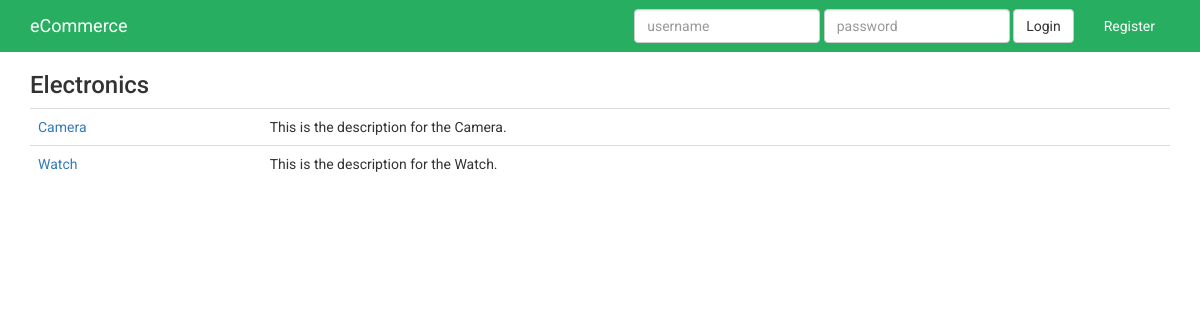
The page /categories/electronics/ on the database its author committed.
### products/models.py (models this page shows, shortened)
class Category(models.Model):
	title = models.CharField(max_length=120, unique=True)
	slug = models.SlugField(unique=True)
	description = models.TextField(null=True, blank=True)
	active = models.BooleanField(default=True)
	timestamp = models.DateTimeField(auto_now_add=True, auto_now=False)
	def __unicode__(self):
		return self.title

class Product (models.Model):
	title = models.CharField(max_length=120)
	description = models.TextField(blank=True, null=True)
	price = models.DecimalField(decimal_places= 2, max_digits=20)
	active = models.BooleanField(default=True)
	categories = models.ManyToManyField('Category', blank=True)
	default = models.ForeignKey('Category', related_name='default_category', null=True, blank=True)
	objects = ProductManager()
	def get_absolute_url(self):
		return reverse("product_detail", kwargs={"pk": self.pk})

### products/views.py (the view)
class CategoryDetailView(DetailView):
	model = Category

### products/models.py (called while the page is built)
	def active(self):
		return self.filter(active=True)

	def get_queryset(self):
		return ProductQuerySet(self.model, using=self.db)

	def all(self, *args, **kwargs):
		return self.get_queryset().active()

### products/templates/products/category_detail.html
{% extends 'base.html' %}
{% block content %}
<h3>{{category}}</h3>
<table class='table'>
{% for product in category.product_set.all %}
<tr>
<td><a href='{{ product.get_absolute_url }}'>{{product.title}}</a></td>
<td>{{product.description}}</td>
</tr>
{% endfor %}
</table>
{% endblock %}

### static/css/custom.css (style rules this page uses)
body { font-family: 'Roboto', sans-serif; }

### rows shown on the page
Category: title "Electronics"
Product: title "Camera", description "This is the description for the Camera."
Product: title "Watch", description "This is the description for the Watch."
